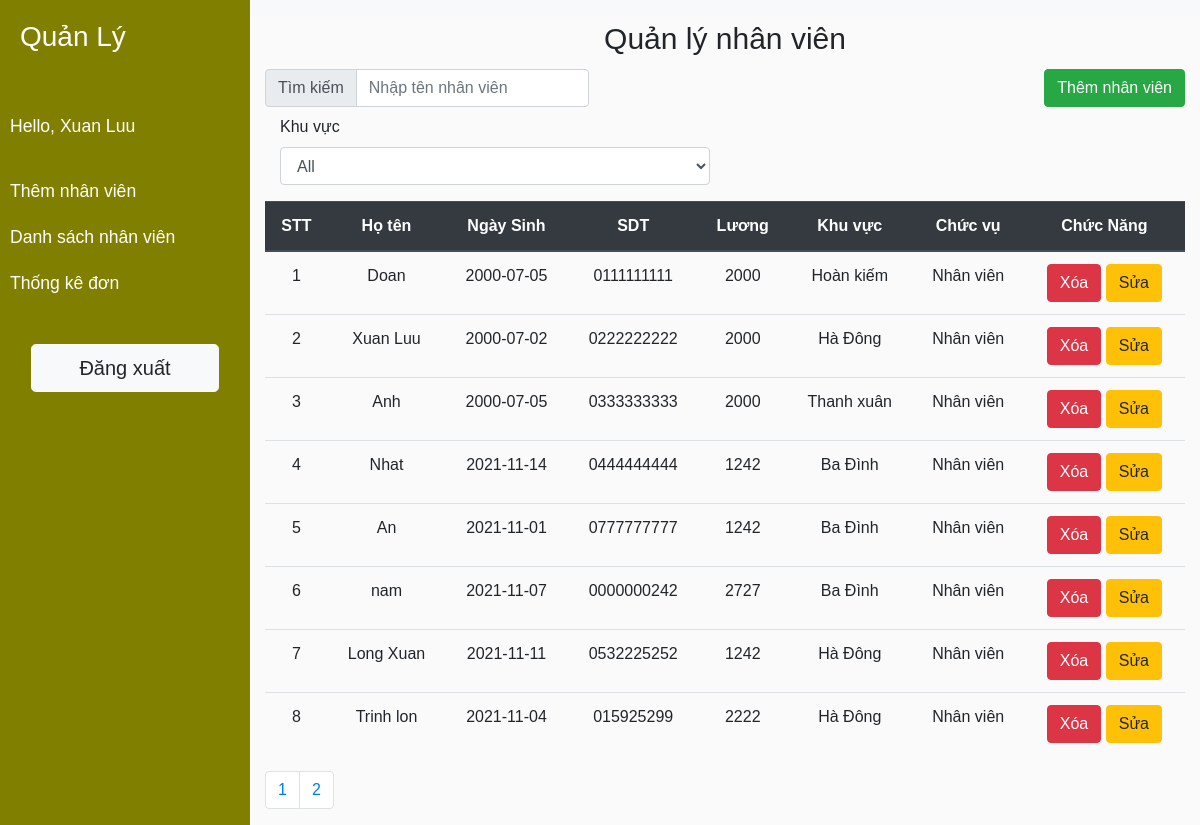
Page /view/dsnhanvien.php (signed in) on the committed database.
### tables this page shows
CREATE TABLE `account` (
  `id` int NOT NULL AUTO_INCREMENT ,
  `tk` varchar(30) DEFAULT NULL,
  `mk` varchar(30) DEFAULT NULL,
  `ten` varchar(100) DEFAULT NULL,
  `dob` date DEFAULT NULL,
  `sdt` varchar(30) DEFAULT NULL,
  `luong` float DEFAULT NULL,
  `chucVu` varchar(30) DEFAULT NULL,
  `ban` varchar(30) DEFAULT NULL,
  `viTri` int(11) DEFAULT NULL,
  PRIMARY KEY (id)
);

### DAO/DBConnection.php (called while the page is built, shortened)
<?php
class DBConnection
{
    private $conn;
    private $host;
    private $user;
    private $password;
    private $dbName;
    function __construct($params = array())
    {
        $this->conn = false;
        $this->host = 'localhost';
        $this->user = 'root';
        $this->password = '';
        $this->dbName = 'nhanvien';
    }
    private function connect()
    {
        if (!$this->conn) {
            try {
                $this->conn = new PDO('mysql:host=' . $this->host . ';dbname=' . $this->dbName . '', $this->user, $this->password, array(PDO::MYSQL_ATTR_INIT_COMMAND => 'SET NAMES utf8'));
            } catch (Exception $e) {
                die('Error : ' . $e->getMessage());
            }
        }
        return $this->conn;
    }
    function disconnect()
    {
        if ($this->conn) {
            $this->conn = null;
        }
    }
    function getAll($query)
    {
        $result = $this->conn->prepare($query);
        $ret = $result->execute();
        $result->setFetchMode(PDO::FETCH_ASSOC);
        $response = $result->fetchAll();
        return $response;
    }
}

### controller/GetEMP.php (called while the page is built, shortened)
<?php
include_once('../DAO/DBConnection.php');
function GetEMP($index)
{
    $dbConnection = new DBConnection();
    $result = $dbConnection->getAll('SELECT * FROM account  where viTri = 2 limit ' . $index . ', 8');
}

### view/dsnhanvien.php (the view, shortened to what this page needs)
<?php
include_once('../controller/GetEMP.php');
$tongnv = $_SESSION['tongnv'][0]['tongnv'];
$user = $_SESSION['user'];
$pages = ceil($tongnv / 8);
$cur_page = 1;
$index =  ($cur_page - 1) * 8;
GetEMP($index);
$dsnhanvien = $_SESSION['dsnhanvien'];
?>
<!DOCTYPE html>
<html lang="en">
<head>
    <link rel="stylesheet" href="https://maxcdn.bootstrapcdn.com/bootstrap/4.4.1/css/bootstrap.min.css">
    <link href="../assets/css/sidebar_style.css" rel="stylesheet" type="text/css" />
</head>
<body>
    <div class="wrapper">
        <nav id="sidebar">
            <div class="sidebar-header">
                <h3>Quản Lý</h3>
            </div>
            <ul class="list-unstyled components">
                <p>Hello, <?= $user['ten'] ?></p>
                <li>
                            <a href="./themnhanvien.php">Thêm nhân viên</a>
                        </li>
                        <li>
                            <a href="./dsnhanvien.php">Danh sách nhân viên</a>
                        </li>
                        <li>
                            <a href="./thongkeluong.php">Thống kê đơn</a>
                        </li>
            </ul>
            <div class="w-100 text-center">
                <button onclick="Logout()" class="btn btn-light btn-lg w-75">Đăng xuất</button>
            </div>
        </nav>
        <div id="content">
            <nav class="navbar navbar-expand-lg navbar-light bg-light">
            </nav>
            <div class="container">
                <div class="panel panel-primary">
                    <div class="panel-heading text-center" style="font-size:30px;">
                        Quản lý nhân viên
                    </div>
                    <div class="form-inline my-2">
                        <div class="input-group">
                            <div class="input-group-prepend">
                                <span class="input-group-text">Tìm kiếm</span>
                            </div>
                            <input type="text" id="search_text" name="search_text" class="form-control" placeholder="Nhập tên nhân viên" />
                        </div>
                        <a href="themnhanvien.php" type="button" class="btn btn-success ml-auto">Thêm nhân viên</a>
                    </div>
                    <div class="form-group col-md-6">
              <label for="chucVu">Khu vực</label>
              <select name="chucVu" id="gioiTinh" class="form-control">
                <option value="All" selected>All</option>
              </select>
            </div>
                    <div class=" panel-body ">
                        <table class=" table table-hover text-center">
                            <thead class="thead-dark">
                                <tr>
                                    <th>STT</th>
                                    <th>Họ tên</th>
                                    <th>Ngày Sinh</th>
                                    <th>SDT</th>
                                    <th>Lương</th>
                                    <th>Khu vực</th>
                                    <th>Chức vụ</th>
                                    <th>Chức Năng</th>
                                </tr>
                            </thead>
                            <tbody id="result">
                                <?php
                                $index = 1;
                                foreach ($dsnhanvien as $nv) {
                                ?>
                                    <tr>
                                        <td><?= $index++ ?></td>
                                        <td><?= $nv['ten'] ?></td>
                                        <td><?= $nv['dob'] ?></td>
                                        <td><?= $nv['sdt'] ?></td>
                                        <td><?= $nv['luong'] ?></td>
                                        <td><?= $nv['chucVu'] ?></td>
                                        <td><?= $nv['ban'] ?></td>
                                        <td>
                                            <button name="Xoa" class="btn btn-danger" onclick="DelEMP(<?= $nv['id'] ?>)">Xóa</button>
                                            <a href="suathongtin.php?id=<?= $nv['id'] ?>" type="button" class="btn btn-warning">Sửa</a>
                                        </td>
                                    </tr>
                                <?php } ?>
                            </tbody>
                        </table>
                    </div>
                    <nav aria-label="Page navigation example">
                        <ul class="pagination">
                            <?php
                            for ($i = 1; $i <= $pages; $i++) {
                                echo '<li  class="page-item"><a class="page-link" href="?page=' . $i . '">' . $i . '</a></li>';
                            }
                            ?>
                        </ul>
                    </nav>
                </div>
            </div>
        </div>
    </div>
</body>
</html>

### assets/css/sidebar_style.css (style rules this page uses)
.wrapper { display: flex; width: 100%; align-items: stretch; justify-content: flex-start; }
#sidebar { min-width: 250px; max-width: 250px; min-height: 100vh; }
#content { width: 100%; }
body { font-family: "Poppins", sans-serif; background: #fafafa; }
p { font-family: "Poppins", sans-serif; font-size: 1.1em; font-weight: 300; line-height: 1.7em; color: #999; }
a, a:hover, a:focus { color: inherit; text-decoration: none; transition: all 0.3s; }
#sidebar { background: #817f00; color: #fff; transition: all 0.3s; }
#sidebar .sidebar-header { padding: 20px; background: #817f00; }
#sidebar ul.components { padding: 20px 0; border-bottom: 1px solid #817f00; }
#sidebar ul p { color: #fff; padding: 10px; }
#sidebar ul li a { padding: 10px; font-size: 1.1em; display: block; }

### rows in the picture
account: ten "Xuan Luu", dob "2000-07-02", sdt "0222222222", luong "2000", chucVu "Hà Đông", ban "Nhân viên"
account: ten "Doan", dob "2000-07-05", sdt "0111111111", luong "2000", chucVu "Hoàn kiếm", ban "Nhân viên"
account: ten "Anh", dob "2000-07-05", sdt "0333333333", luong "2000", chucVu "Thanh xuân", ban "Nhân viên"
account: ten "Nhat", dob "2021-11-14", sdt "0444444444", luong "1242", chucVu "Ba Đình", ban "Nhân viên"
account: ten "An", dob "2021-11-01", sdt "0777777777", luong "1242", chucVu "Ba Đình", ban "Nhân viên"
account: ten "nam", dob "2021-11-07", sdt "0000000242", luong "2727", chucVu "Ba Đình", ban "Nhân viên"
account: ten "Long Xuan", dob "2021-11-11", sdt "0532225252", luong "1242", chucVu "Hà Đông", ban "Nhân viên"
account: ten "Trinh lon", dob "2021-11-04", sdt "015925299", luong "2222", chucVu "Hà Đông", ban "Nhân viên"
